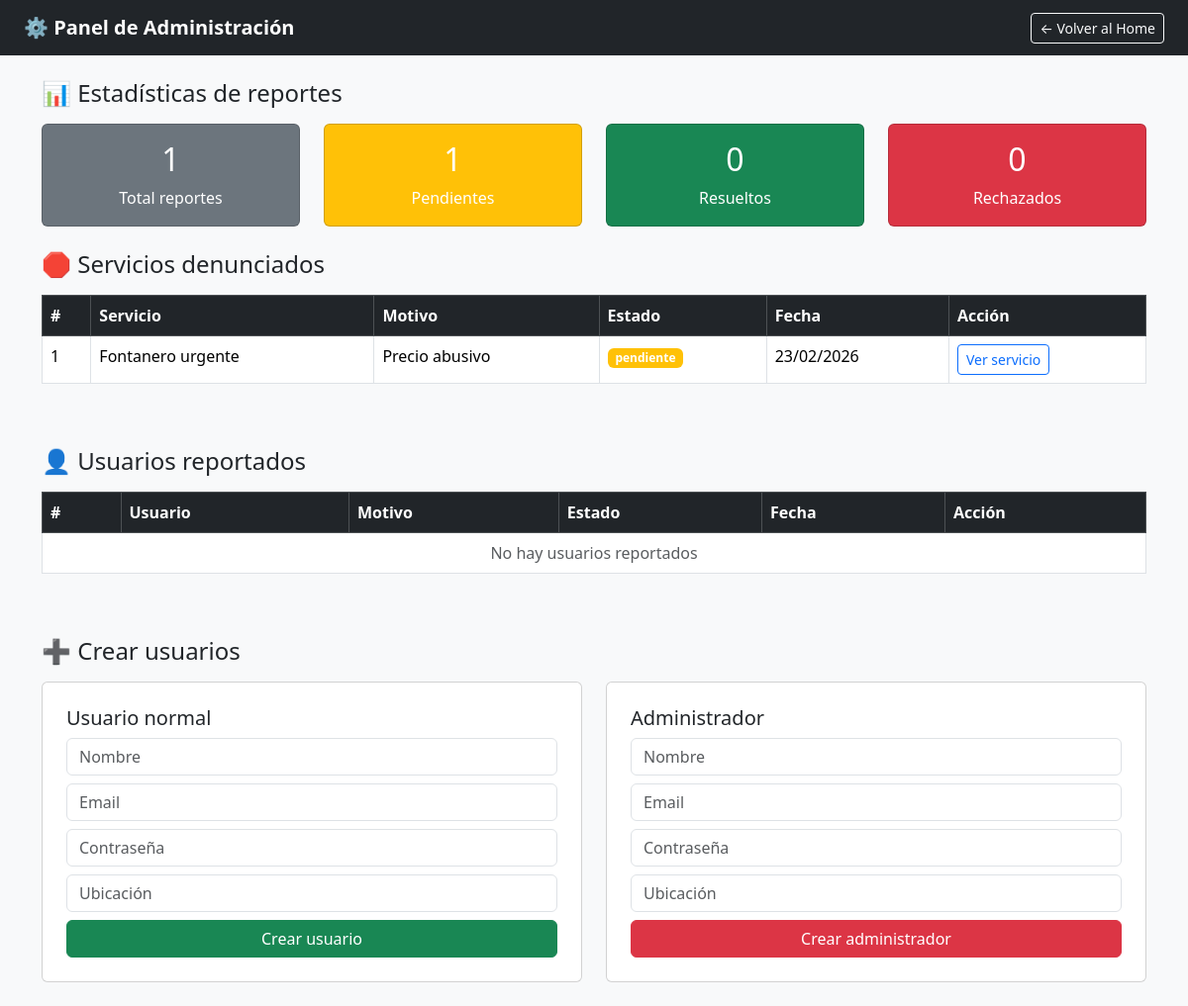
Screenshot of /vista/panelAdministracion.php (signed in) with the database file from the repository.
### tables this page shows
CREATE TABLE `reportes` (
  `id` int(11) NOT NULL,
  `reportador_id` int(11) NOT NULL,
  `tipo` enum('servicio','usuario') NOT NULL,
  `servicio_id` int(11) DEFAULT NULL,
  `usuario_reportado_id` int(11) DEFAULT NULL,
  `motivo` varchar(100) NOT NULL,
  `estado` enum('pendiente','revisado','resuelto','rechazado') NOT NULL DEFAULT 'pendiente',
  `fecha_creacion` datetime NOT NULL,
  `fecha_resolucion` datetime DEFAULT NULL
);

CREATE TABLE `servicios` (
  `id` int(11) NOT NULL,
  `prestador_id` int(11) NOT NULL,
  `categoria_id` int(11) NOT NULL,
  `titulo` varchar(200) NOT NULL,
  `descripcion` text NOT NULL,
  `precio` decimal(10,2) NOT NULL,
  `unidad_cobro` enum('hora','dia','trabajo','sesion','proyecto') NOT NULL DEFAULT 'trabajo',
  `duracion_estimada` varchar(50) DEFAULT NULL,
  `ubicacion` varchar(150) DEFAULT NULL,
  `latitud` decimal(10,7) DEFAULT NULL,
  `longitud` decimal(10,7) DEFAULT NULL,
  `tags` text DEFAULT NULL,
  `valoracion_media` decimal(2,1) DEFAULT 0.0,
  `fecha_publicacion` datetime NOT NULL,
  `fecha_actualizacion` datetime DEFAULT NULL,
  `activo` tinyint(1) NOT NULL DEFAULT 1
);

### modelo/reportesModelo.php (called while the page is built, shortened)
<?php
require_once __DIR__ . '/../conexion.php';
function obtenerEstadisticasReportes() {
    global $conexion;
    $sql = "SELECT estado, COUNT(*) as total FROM reportes GROUP BY estado";
    $stmt = $conexion->prepare($sql);
    $stmt->execute();
    return $stmt->fetchAll(PDO::FETCH_ASSOC);
}
function obtenerReportesServicios() {
    global $conexion;
    $sql = "SELECT r.id, r.motivo, r.estado, r.fecha_creacion,
                   s.id as servicio_id, s.titulo
            FROM reportes r
            JOIN servicios s ON r.servicio_id = s.id
            WHERE r.tipo = 'servicio'
            ORDER BY r.fecha_creacion DESC";
    $stmt = $conexion->prepare($sql);
    $stmt->execute();
    return $stmt->fetchAll(PDO::FETCH_ASSOC);
}
?>

### vista/panelAdministracion.php (the view, shortened to what this page needs)
<?php
require_once "../conexion.php";
require_once "../MODELO/reportesModelo.php";
$estadisticas     = obtenerEstadisticasReportes();
$reportesServicios = obtenerReportesServicios();
$reportesUsuarios  = obtenerReportesUsuarios();
$totales = ['pendiente' => 0, 'resuelto' => 0, 'rechazado' => 0];
foreach ($estadisticas as $e) {
    if (isset($totales[$e['estado']])) {
        $totales[$e['estado']] = $e['total'];
    }
}
$totalGeneral = array_sum($totales);
?>
<!DOCTYPE html>
<html lang="es">
<head>
    <link href="https://cdn.jsdelivr.net/npm/bootstrap@5.3.2/dist/css/bootstrap.min.css" rel="stylesheet">
</head>
<body class="bg-light">
<nav class="navbar navbar-dark bg-dark px-4">
    <span class="navbar-brand fw-bold">⚙️ Panel de Administración</span>
    <a href="home.php" class="btn btn-outline-light btn-sm">← Volver al Home</a>
</nav>
<div class="container mt-4">
    <h4 class="mb-3">📊 Estadísticas de reportes</h4>
    <div class="row mb-4">
        <div class="col-md-3">
            <div class="card text-white bg-secondary text-center">
                <div class="card-body">
                    <h2><?php echo $totalGeneral; ?></h2>
                    <p class="mb-0">Total reportes</p>
                </div>
            </div>
        </div>
        <div class="col-md-3">
            <div class="card text-white bg-warning text-center">
                <div class="card-body">
                    <h2><?php echo $totales['pendiente']; ?></h2>
                    <p class="mb-0">Pendientes</p>
                </div>
            </div>
        </div>
        <div class="col-md-3">
            <div class="card text-white bg-success text-center">
                <div class="card-body">
                    <h2><?php echo $totales['resuelto']; ?></h2>
                    <p class="mb-0">Resueltos</p>
                </div>
            </div>
        </div>
        <div class="col-md-3">
            <div class="card text-white bg-danger text-center">
                <div class="card-body">
                    <h2><?php echo $totales['rechazado']; ?></h2>
                    <p class="mb-0">Rechazados</p>
                </div>
            </div>
        </div>
    </div>
    <h4 class="mb-3">🛑 Servicios denunciados</h4>
    <div class="table-responsive mb-5">
        <table class="table table-bordered table-hover bg-white">
            <thead class="table-dark">
                <tr>
                    <th>#</th>
                    <th>Servicio</th>
                    <th>Motivo</th>
                    <th>Estado</th>
                    <th>Fecha</th>
                    <th>Acción</th>
                </tr>
            </thead>
            <tbody>
                <?php if (empty($reportesServicios)): ?>
                    <tr><td colspan="6" class="text-center text-muted">No hay servicios reportados</td></tr>
                <?php else: ?>
                    <?php foreach ($reportesServicios as $r): ?>
                        <tr>
                            <td><?php echo $r['id']; ?></td>
                            <td><?php echo htmlspecialchars($r['titulo']); ?></td>
                            <td><?php echo htmlspecialchars($r['motivo']); ?></td>
                            <td>
                                <?php
                                $badges = ['pendiente' => 'warning', 'resuelto' => 'success', 'rechazado' => 'danger'];
                                $badge = $badges[$r['estado']] ?? 'secondary';
                                ?>
                                <span class="badge bg-<?php echo $badge; ?>"><?php echo $r['estado']; ?></span>
                            </td>
                            <td><?php echo date('d/m/Y', strtotime($r['fecha_creacion'])); ?></td>
                            <td>
                                <a href="servicio.php?id=<?php echo $r['servicio_id']; ?>"
                                   class="btn btn-sm btn-outline-primary">Ver servicio</a>
                            </td>
                        </tr>
                    <?php endforeach; ?>
                <?php endif; ?>
            </tbody>
        </table>
    </div>
    <h4 class="mb-3">👤 Usuarios reportados</h4>
    <div class="table-responsive mb-5">
        <table class="table table-bordered table-hover bg-white">
            <thead class="table-dark">
                <tr>
                    <th>#</th>
                    <th>Usuario</th>
                    <th>Motivo</th>
                    <th>Estado</th>
                    <th>Fecha</th>
                    <th>Acción</th>
                </tr>
            </thead>
            <tbody>
                <?php if (empty($reportesUsuarios)): ?>
                    <tr><td colspan="6" class="text-center text-muted">No hay usuarios reportados</td></tr>
                <?php endif; ?>
            </tbody>
        </table>
    </div>
    <h4 class="mb-3">➕ Crear usuarios</h4>
    <div class="row">
        <div class="col-md-6">
            <div class="card p-4 mb-4">
                <h5>Usuario normal</h5>
                <form action="../CONTROLADORES/panelAdministracionControlador.php" method="POST">
                    <div class="mb-2"><input type="text" name="nombre" class="form-control" placeholder="Nombre" required></div>
                    <div class="mb-2"><input type="email" name="email" class="form-control" placeholder="Email" required></div>
                    <div class="mb-2"><input type="password" name="password" class="form-control" placeholder="Contraseña" required></div>
                    <div class="mb-2"><input type="text" name="ubicacion" class="form-control" placeholder="Ubicación" required></div>
                    <button type="submit" name="usuarioNormal" class="btn btn-success w-100">Crear usuario</button>
                </form>
            </div>
        </div>
        <div class="col-md-6">
            <div class="card p-4 mb-4">
                <h5>Administrador</h5>
                <form action="../CONTROLADORES/panelAdministracionControlador.php" method="POST">
                    <div class="mb-2"><input type="text" name="nombre" class="form-control" placeholder="Nombre" required></div>
                    <div class="mb-2"><input type="email" name="email" class="form-control" placeholder="Email" required></div>
                    <div class="mb-2"><input type="password" name="password" class="form-control" placeholder="Contraseña" required></div>
                    <div class="mb-2"><input type="text" name="ubicacion" class="form-control" placeholder="Ubicación" required></div>
                    <button type="submit" name="usuarioAdmin" class="btn btn-danger w-100">Crear administrador</button>
                </form>
            </div>
        </div>
    </div>
</div>
</body>
</html>

### rows the page displays
reportes: id "1", servicio.titulo "Fontanero urgente", motivo "Precio abusivo", estado "pendiente", fecha_creacion "23/02/2026"

### other values shown
$totalGeneral "1"
$totales['pendiente'] "1"
$totales['resuelto'] "0"
$totales['rechazado'] "0"
